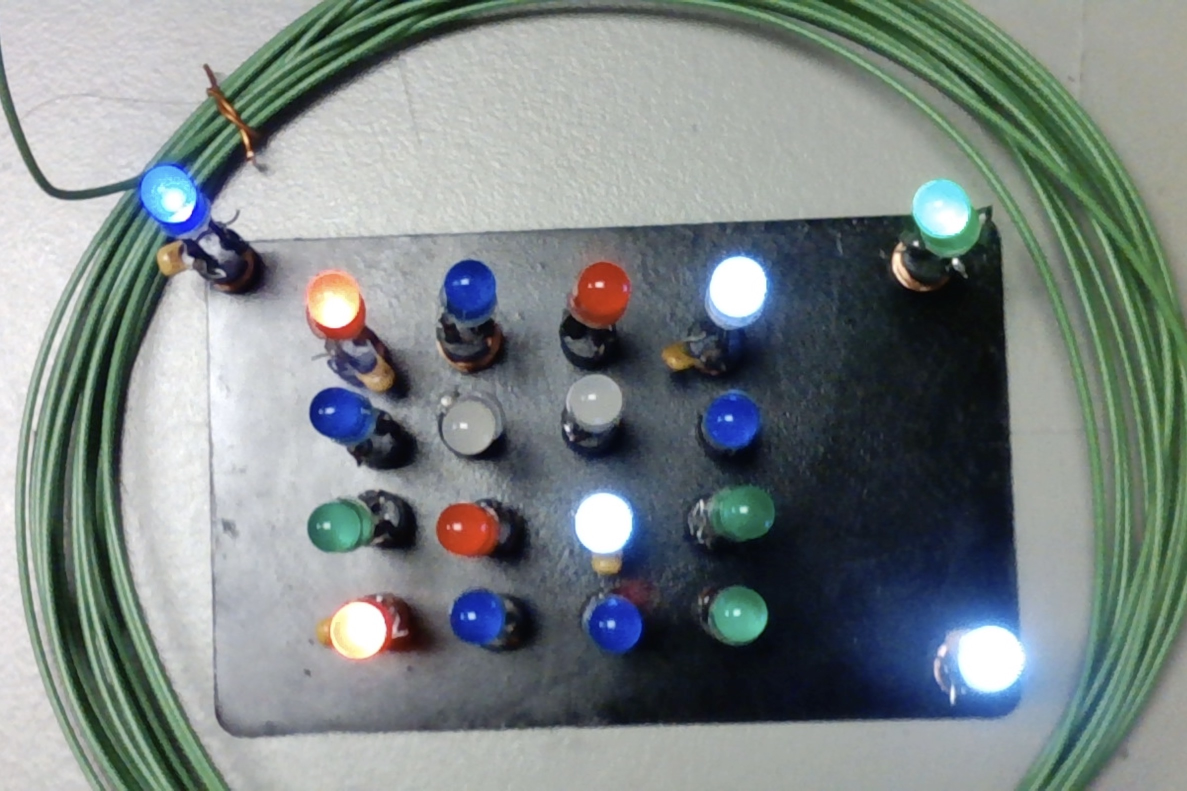
#> input picture rasp-pi/images/input/a2.jpg, 2374 x 1582 px (shown at 1/2 size)
$ python main.py
#> lines starting #> are read from the running program, lines starting #| are printed output that depends on the picture; after the words box and inside, x2 and y2 are one past the last pixel; in counts of white or black regions, pixels touching at a corner belong together
import cv2
import numpy as np

# Load the cropped 4x4 LED image
image = cv2.imread('../images/input/a2.jpg', cv2.IMREAD_GRAYSCALE)
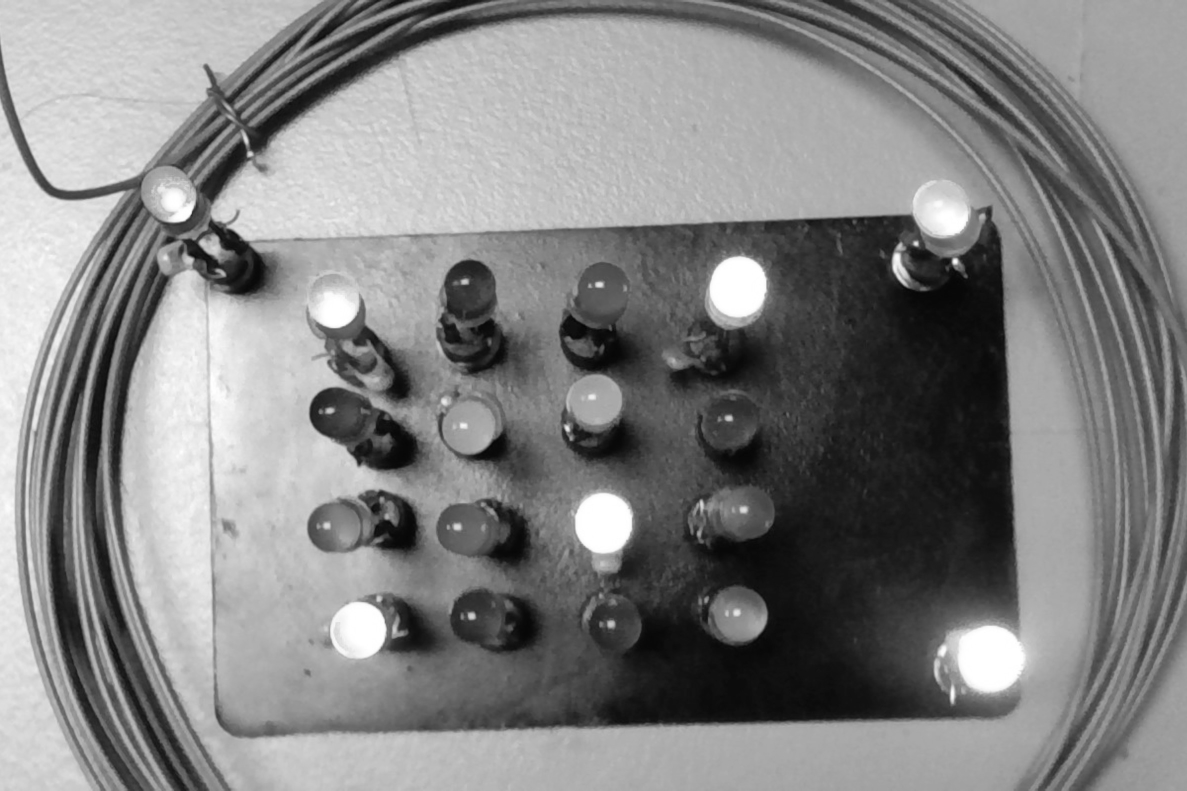
#> image: shape (1582, 2374) (shown at 1/2 size); min 2, max 255, mean 130.3
cropped = image[500:1350, 600:1600]
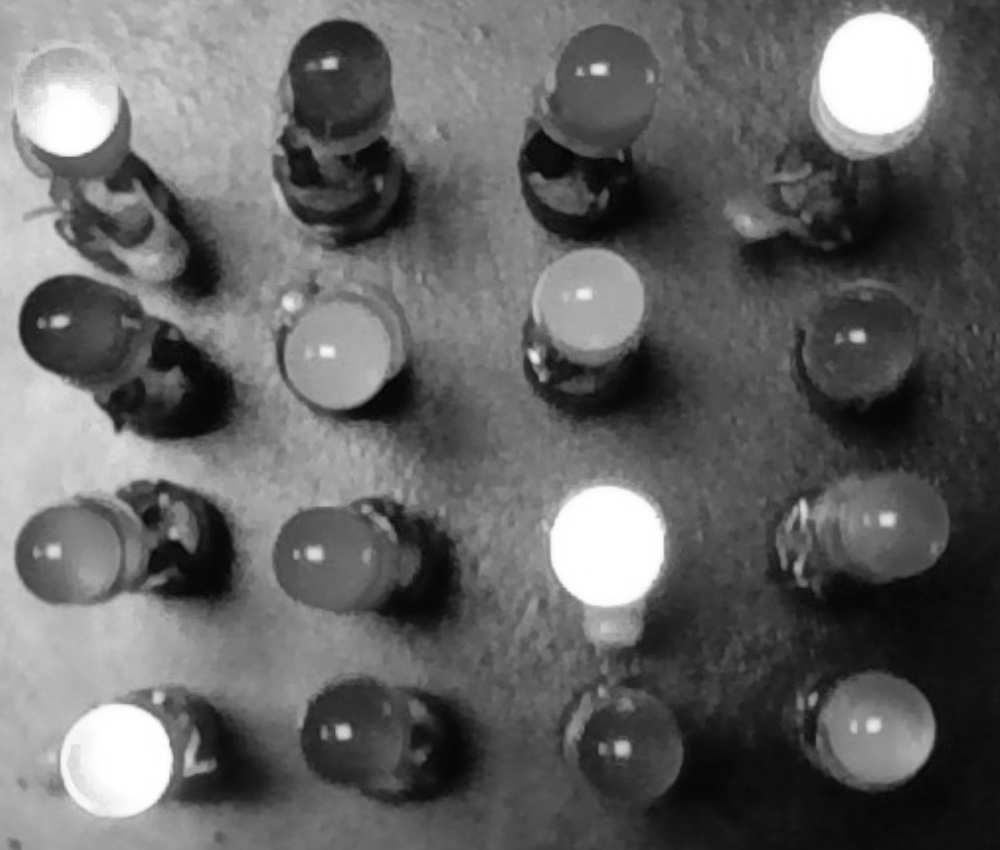
#> cropped: shape (850, 1000); min 2, max 255, mean 100.6
#cropped = cv2.GaussianBlur(cropped, (11, 11), 0)
_, cropped = cv2.threshold(cropped, 220, 255, cv2.THRESH_BINARY)
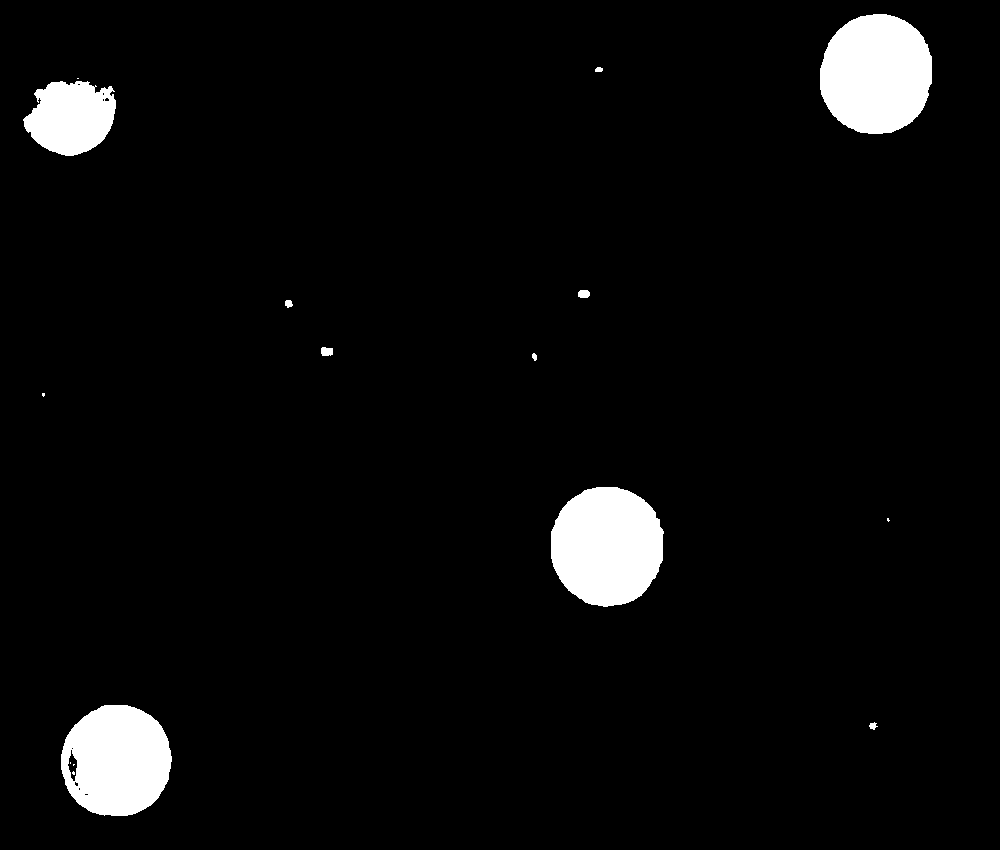
#> cropped: shape (850, 1000); 4.3% white; 16 white regions (6 under 20 px), largest, box (x1, y1, x2, y2) and area: (820, 14, 932, 134) 10768, (551, 487, 664, 607) 10730, (61, 705, 172, 816) 9602

# Grid size
rows, cols = 4, 4

# Image dimensions
height, width = cropped.shape[:2]
#> height = 850; width = 1000

# Size of each cell
cell_h = height // rows
#> cell_h = 212
cell_w = width // cols
#> cell_w = 250

# Draw rectangles over each cell

binary = ""

for i in range(rows):
    for j in range(cols):
        x = j * cell_w
        y = i * cell_h
        roi = cropped[y:y+cell_h, x:x+cell_w]

        avg_brightness = int(np.mean(roi))
        status = '1' if avg_brightness > 20 else '0'
        binary += status

        color = (0, 255, 0) if avg_brightness > 150 else (0, 0, 255)
        cv2.rectangle(cropped, (x, y), (x + cell_w, y + cell_h), (255, 255, 255), 2)
        text = str(avg_brightness)
        text_size = cv2.getTextSize(text, cv2.FONT_HERSHEY_SIMPLEX, 0.5, 1)[0]
        text_x = x + (cell_w - text_size[0]) // 2
        text_y = y + (cell_h + text_size[1]) // 2
        cv2.putText(cropped, text, (text_x, text_y), cv2.FONT_HERSHEY_SIMPLEX, 0.5, color, 1)
    binary += '\n'
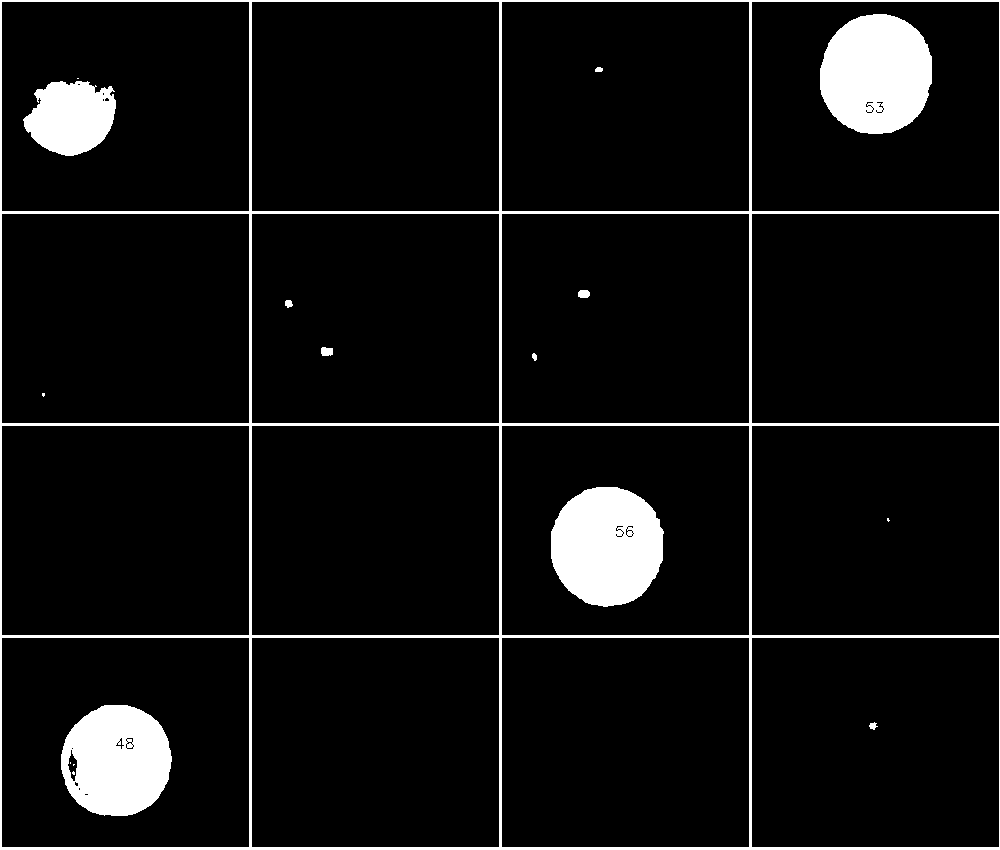
#> cropped: shape (850, 1000); 7.1% white; 17 white regions (6 under 20 px), largest, box (x1, y1, x2, y2) and area: (0, 0, 1000, 850) 24032, (820, 14, 932, 134) 10716, (551, 487, 664, 607) 10674
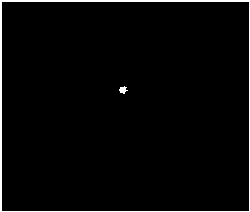
#> roi: shape (212, 250); 2.7% white; 2 white regions, box (x1, y1, x2, y2) and area: (0, 0, 250, 212) 1377, (119, 86, 128, 94) 43

# Save the output
cv2.imwrite('../images/output/processed_a3.jpg', cropped)
print(binary)
#| 1001
#| 0000
#| 0010
#| 1000

$ run again, with rasp-pi/images/input/a3.jpg copied over rasp-pi/images/input/a2.jpg
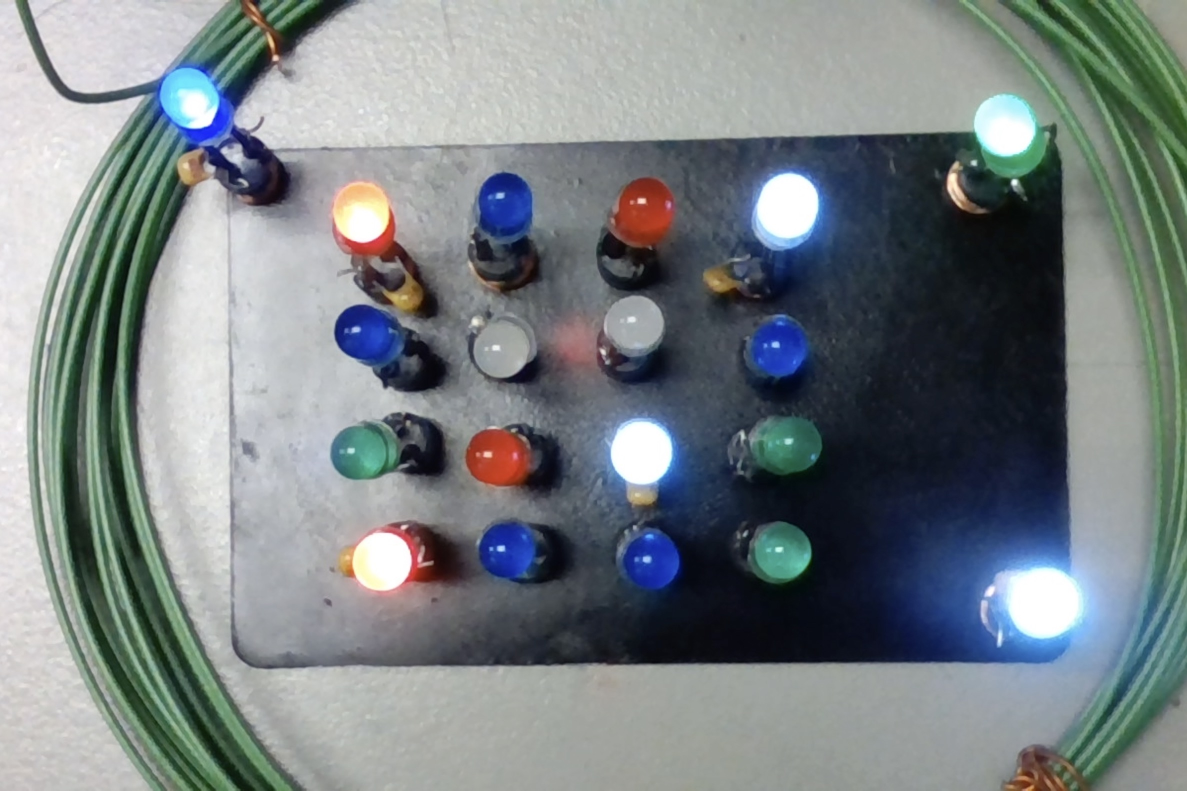
#> input picture rasp-pi/images/input/a3.jpg, 2374 x 1582 px (shown at 1/2 size)
#> `_, cropped = cv2.threshold(cropped, 220, 255, cv2.THRESH_BINARY)`:
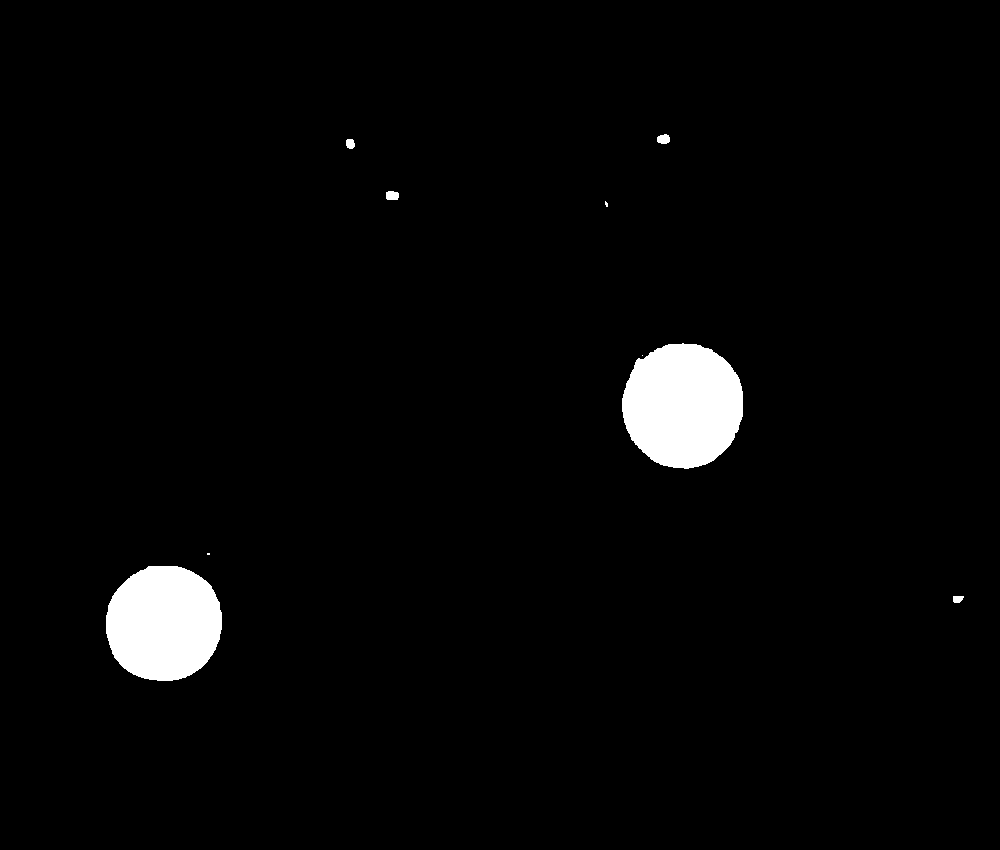
#> cropped: shape (850, 1000); 2.7% white; 9 white regions (3 under 20 px), largest, box (x1, y1, x2, y2) and area: (622, 343, 743, 469) 11985, (106, 566, 222, 681) 10707, (386, 191, 399, 200) 106, (657, 134, 670, 144) 105, (346, 139, 355, 149) 76, (953, 596, 964, 603) 65
#> after the loop `for i in range(rows):`:
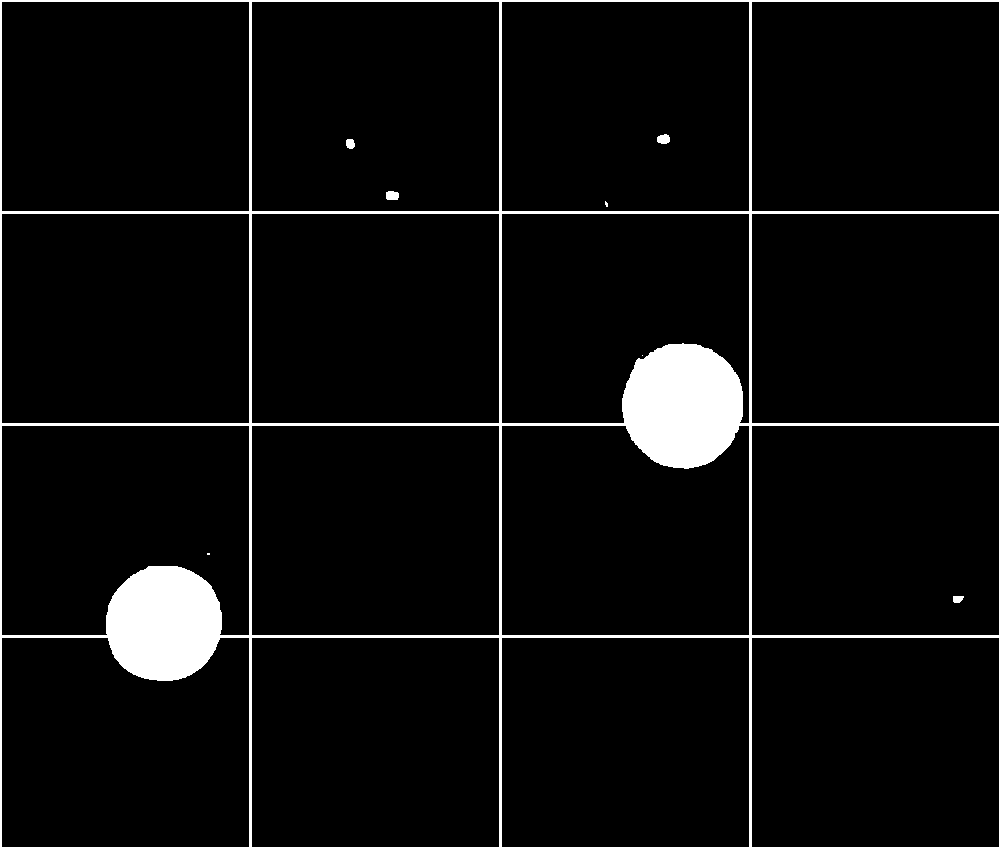
#> cropped: shape (850, 1000); 5.5% white; 8 white regions (3 under 20 px), largest, box (x1, y1, x2, y2) and area: (0, 0, 1000, 850) 46042, (386, 191, 399, 200) 106, (657, 134, 670, 144) 105, (346, 139, 355, 149) 76, (953, 596, 964, 603) 65
#| 0000
#| 0010
#| 1010
#| 0000

$ run again, with rasp-pi/images/input/nwero.jpg copied over rasp-pi/images/input/a2.jpg
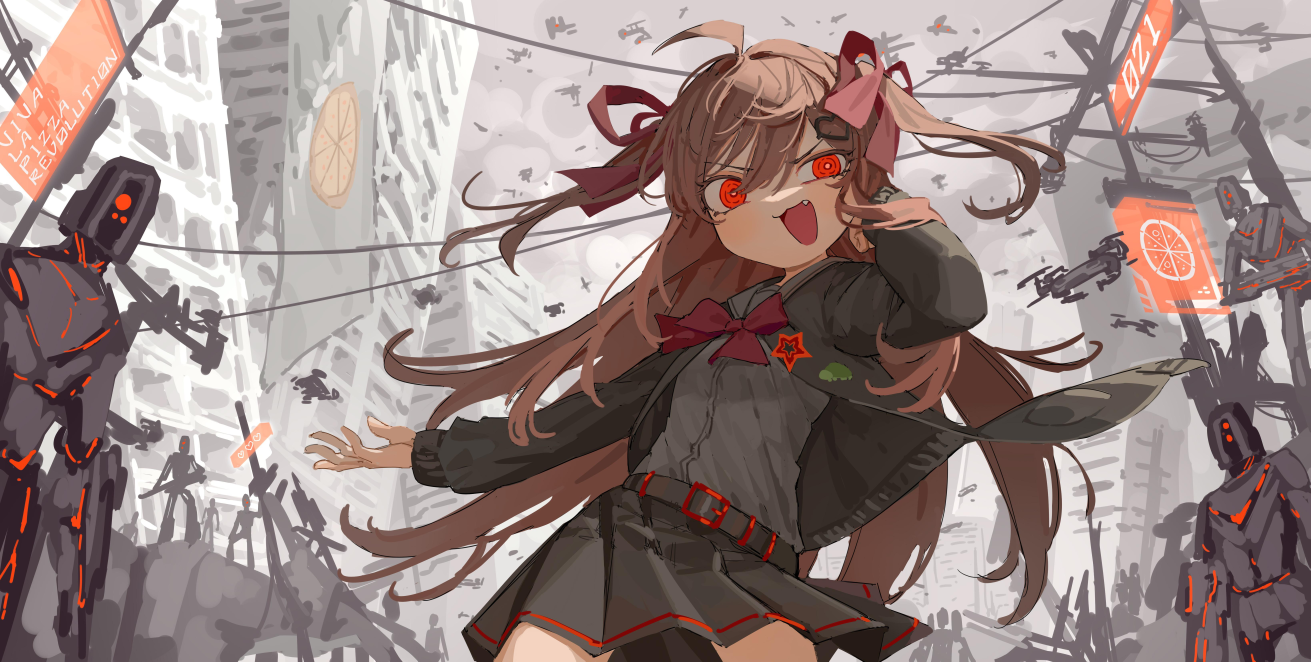
#> input picture rasp-pi/images/input/nwero.jpg, 6551 x 3309 px (shown at 1/5 size)
#> `_, cropped = cv2.threshold(cropped, 220, 255, cv2.THRESH_BINARY)`:
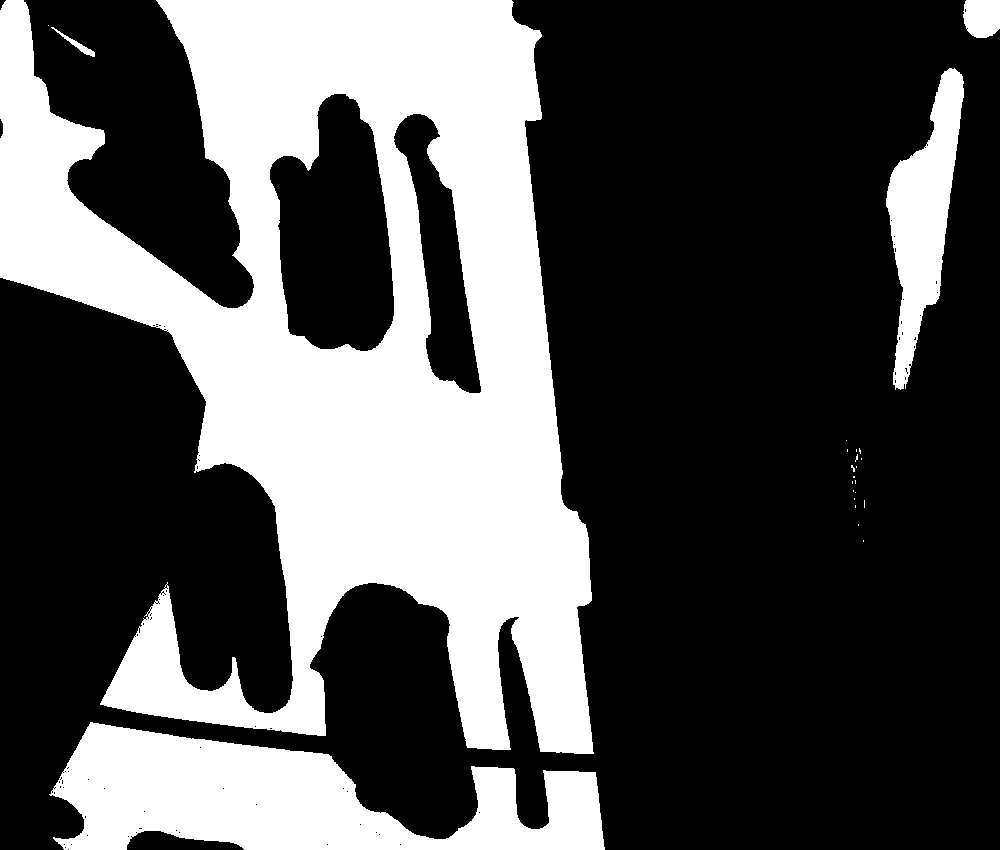
#> cropped: shape (850, 1000); 32.4% white; 24 white regions (19 under 20 px), largest, box (x1, y1, x2, y2) and area: (0, 0, 594, 754) 221411, (49, 722, 605, 850) 40859, (886, 68, 964, 390) 11733, (963, 0, 1000, 38) 1245, (51, 27, 95, 57) 217
#> after the loop `for i in range(rows):`:
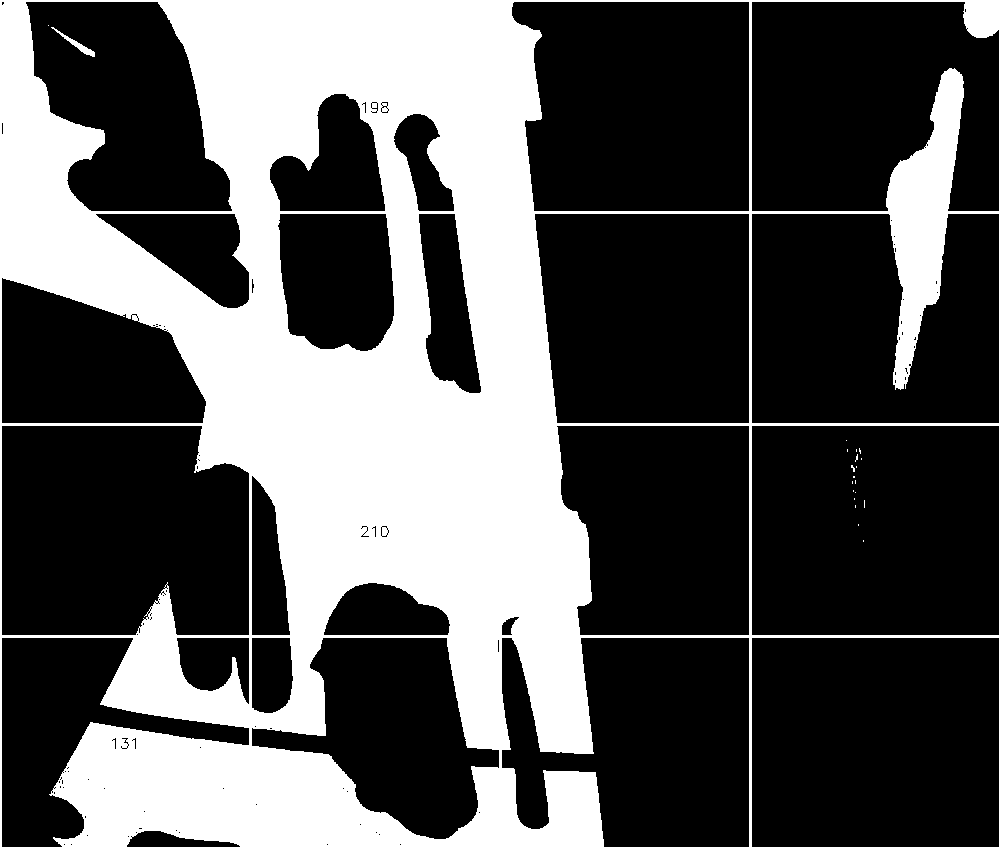
#> cropped: shape (850, 1000); 34.1% white; 21 white regions (19 under 20 px), largest, box (x1, y1, x2, y2) and area: (0, 0, 1000, 850) 289835, (51, 27, 95, 57) 217
#| 1111
#| 1111
#| 0110
#| 1110
